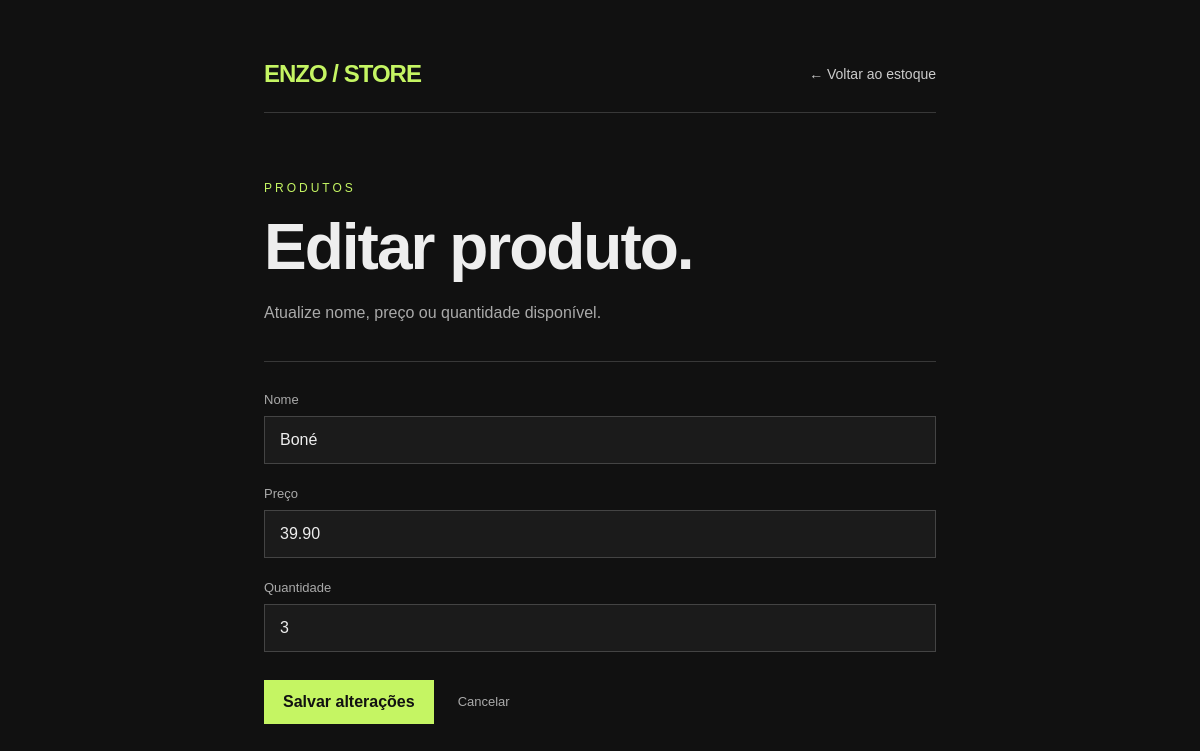
/editarProduto01.php?id=3 (signed in), run on the app's committed database.
### tables this page shows
CREATE TABLE produtos (
 id INT AUTO_INCREMENT PRIMARY KEY,
 nome VARCHAR(100) NOT NULL,
 preco DECIMAL(10,2) NOT NULL,
 quantidade INT NOT NULL
);

### editarProduto01.php (the view, shortened to what this page needs)
<?php
$id = filter_input(INPUT_GET, "id", FILTER_VALIDATE_INT);
$sql = "SELECT * FROM produtos WHERE id = ?";
$comando = mysqli_prepare($conexao, $sql);
mysqli_stmt_bind_param($comando, "i", $id);
mysqli_stmt_execute($comando);
$resultado = mysqli_stmt_get_result($comando);
$produto = mysqli_fetch_assoc($resultado);
?>
<!DOCTYPE html>
<html lang="pt-br">
<head>
    <link rel="stylesheet" href="estilo.css">
</head>
<body>
    <div class="container pagina-formulario">
        <header class="topo">
            <a href="index.php" class="marca">ENZO / STORE</a>
            <a href="estoque.php" class="voltar">← Voltar ao estoque</a>
        </header>
        <main>
            <div class="introducao">
                <span class="etiqueta">Produtos</span>
                <h1>Editar produto.</h1>
                <p class="descricao">Atualize nome, preço ou quantidade disponível.</p>
            </div>
            <form action="editarProduto02.php" method="POST" class="form-card">
                <div class="campo">
                    <label for="nome">Nome</label>
                    <input id="nome" type="text" name="nome" maxlength="100" required
                        value="<?php echo htmlspecialchars($produto['nome'], ENT_QUOTES, 'UTF-8'); ?>">
                </div>
                <div class="campo">
                    <label for="preco">Preço</label>
                    <input id="preco" type="number" name="preco" min="0" step="0.01" required
                        value="<?php echo htmlspecialchars($produto['preco'], ENT_QUOTES, 'UTF-8'); ?>">
                </div>
                <div class="campo">
                    <label for="quantidade">Quantidade</label>
                    <input id="quantidade" type="number" name="quantidade" min="0" step="1" required
                        value="<?php echo (int) $produto['quantidade']; ?>">
                </div>
                <div class="form-acoes">
                    <button type="submit" class="botao">Salvar alterações</button>
                    <a href="estoque.php" class="link-discreto">Cancelar</a>
                </div>
            </form>
        </main>
    </div>
</body>
</html>

### estilo.css (style rules this page uses)
* { box-sizing: border-box; }
body { margin: 0; background: #111111; color: #eeeeee; font-family: Arial, sans-serif; }
.container { max-width: 1000px; margin: 0 auto; padding: 60px 24px; }
.topo { display: flex; justify-content: space-between; align-items: center; gap: 20px; padding-bottom: 24px; border-bottom: 1px solid #383838; }
.marca { color: #c5f563; font-size: 24px; font-weight: bold; letter-spacing: -1px; text-decoration: none; }
.introducao { margin: 65px 0 35px; }
.etiqueta { color: #c5f563; font-size: 12px; letter-spacing: 3px; text-transform: uppercase; }
h1 { margin: 14px 0; font-size: clamp(38px, 7vw, 64px); letter-spacing: -2px; }
.descricao { color: #aaaaaa; line-height: 1.6; }
.voltar { color: #cccccc; font-size: 14px; text-decoration: none; }
.botao { display: inline-block; padding: 12px 18px; border: 1px solid #c5f563; background: #c5f563; color: #111111; font: inherit; font-weight: bold; text-decoration: none; cursor: pointer; }
.link-discreto { padding: 10px; color: #aaaaaa; font-size: 13px; text-decoration: none; }
.pagina-formulario { max-width: 720px; }
.form-card { border-top: 1px solid #383838; padding-top: 30px; }
.campo { margin-bottom: 22px; }
.campo label { display: block; margin-bottom: 9px; color: #aaaaaa; font-size: 13px; }
.campo input, .campo select { width: 100%; padding: 14px 15px; border: 1px solid #444444; border-radius: 0; background: #1b1b1b; color: #eeeeee; font: inherit; }
.form-acoes { display: flex; align-items: center; flex-wrap: wrap; gap: 14px; margin-top: 28px; }

### data on the page
produtos: nome "Boné", preco "39.90", quantidade "3"
